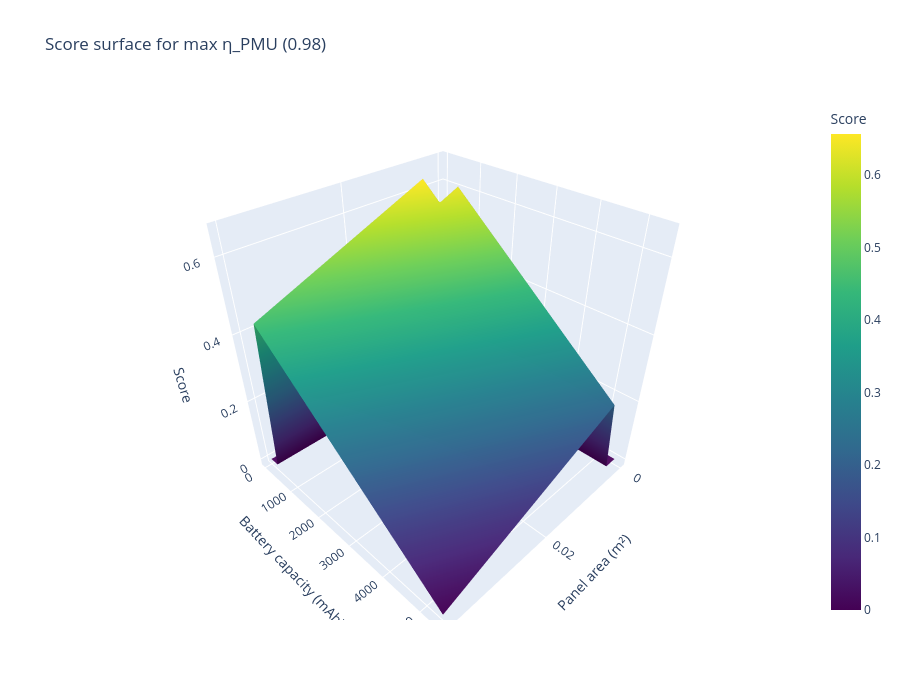

This figure's notebook cell:
### Code cell
import plotly.graph_objects as go

eta_max = summary["eta_PMU"].max()
df_plane = summary[summary["eta_PMU"] == eta_max].copy()

df_pivot = (
    df_plane
    .pivot_table(
        index="C_batt_mAh",
        columns="panel_area_m2",
        values="score",
        aggfunc="mean"
    )
    .sort_index()
    .sort_index(axis=1)
)

X = df_pivot.columns.values
Y = df_pivot.index.values
X_grid, Y_grid = np.meshgrid(X, Y)
Z = df_pivot.values

fig = go.Figure(
    data=[
        go.Surface(
            x=X_grid,
            y=Y_grid,
            z=Z,
            colorscale="Viridis",
            colorbar={"title": "Score"}
        )
    ]
)

fig.update_layout(
    title=f"Score surface for max η_PMU ({eta_max})",
    scene=dict(
        xaxis_title="Panel area (m²)",
        yaxis_title="Battery capacity (mAh)",
        zaxis_title="Score"
    ),
    width=900,
    height=700
)

fig.show()

### Figure 1 — Plotly figure (JSON) as saved in the notebook; plotly's stock layout.template omitted (floating-point values rounded to 4 significant figures; data arrays with more than 128 entries replaced by an {"elided": "..."} marker saying what was removed)
{"data": [{"colorbar": {"title": {"text": "Score"}}, "colorscale": [[0, "#440154"], [0.1111, "#482878"], [0.2222, "#3e4989"], [0.3333, "#31688e"], [0.4444, "#26828e"], [0.5556, "#1f9e89"], [0.6667, "#35b779"], [0.7778, "#6ece58"], [0.8889, "#b5de2b"], [1, "#fde725"]], "type": "surface", "x": {"elided": "11x14 float values"}, "y": {"elided": "11x14 int values"}, "z": {"elided": "11x14 float values"}}], "layout": {"height": 700, "scene": {"xaxis": {"title": {"text": "Panel area (m²)"}}, "yaxis": {"title": {"text": "Battery capacity (mAh)"}}, "zaxis": {"title": {"text": "Score"}}}, "title": {"text": "Score surface for max η_PMU (0.98)"}, "width": 900}}
